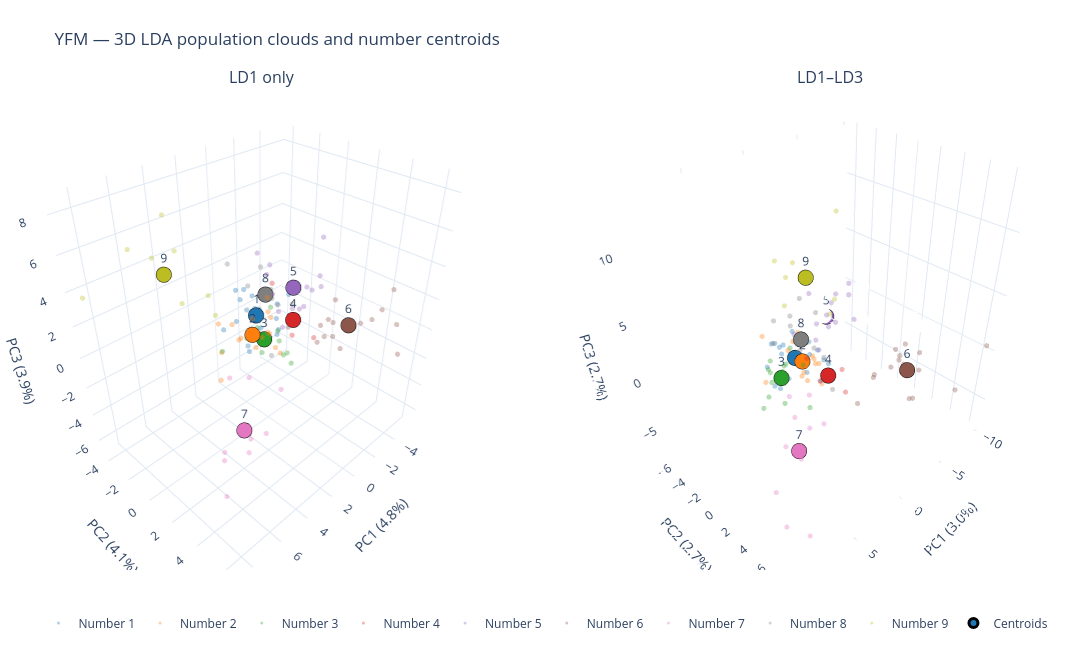

Source (notebook cell):
### Code cell
import numpy as np
import plotly.graph_objects as go
from plotly.subplots import make_subplots
from sklearn.decomposition import PCA

numbers = np.arange(1, 10)

colors = [
    "#1f77b4", "#ff7f0e", "#2ca02c",
    "#d62728", "#9467bd", "#8c564b",
    "#e377c2", "#7f7f7f", "#bcbd22"
]

fig = make_subplots(
    rows=1, cols=2,
    specs=[[{"type": "scene"}, {"type": "scene"}]],
    subplot_titles=("LD1 only", "LD1–LD3"),
    horizontal_spacing=0.04
)

for col, (Z, title) in enumerate(
    [(Z1, "LD1 only"), (Z3, "LD1–LD3")],
    start=1
):
    # Fit PCA on the full presentation cloud
    pca = PCA(n_components=3)
    cloud = pca.fit_transform(Z)

    # Calculate centroids in original feature space
    centroids = np.vstack([
        Z[y == k].mean(axis=0)
        for k in numbers
    ])

    # Project centroids into the SAME PCA space
    centers = pca.transform(centroids)

    # Individual presentations
    for i, k in enumerate(numbers):
        mask = y == k

        fig.add_trace(
            go.Scatter3d(
                x=cloud[mask, 0],
                y=cloud[mask, 1],
                z=cloud[mask, 2],
                mode="markers",
                name=f"Number {k}",
                legendgroup=f"number{k}",
                showlegend=(col == 1),
                marker=dict(
                    size=3,
                    color=colors[i],
                    opacity=0.35
                ),
                hovertemplate=(
                    f"Number {k}<br>"
                    "PC1=%{x:.2f}<br>"
                    "PC2=%{y:.2f}<br>"
                    "PC3=%{z:.2f}<extra></extra>"
                )
            ),
            row=1, col=col
        )

    # Centroids
    fig.add_trace(
        go.Scatter3d(
            x=centers[:, 0],
            y=centers[:, 1],
            z=centers[:, 2],
            mode="markers+text",
            text=[str(k) for k in numbers],
            textposition="top center",
            name="Centroids",
            showlegend=(col == 1),
            marker=dict(
                size=9,
                color=colors,
                opacity=1,
                line=dict(color="black", width=3)
            ),
            hovertemplate=(
                "Centroid<br>"
                "PC1=%{x:.2f}<br>"
                "PC2=%{y:.2f}<br>"
                "PC3=%{z:.2f}<extra></extra>"
            )
        ),
        row=1, col=col
    )

    variance = pca.explained_variance_ratio_ * 100

    scene_settings = dict(
        xaxis_title=f"PC1 ({variance[0]:.1f}%)",
        yaxis_title=f"PC2 ({variance[1]:.1f}%)",
        zaxis_title=f"PC3 ({variance[2]:.1f}%)",
        aspectmode="data"
    )

    if col == 1:
        fig.update_layout(scene=scene_settings)
    else:
        fig.update_layout(scene2=scene_settings)

fig.update_layout(
    title="YFM — 3D LDA population clouds and number centroids",
    height=650,
    width=1350,
    template="plotly_white",
    legend=dict(
        orientation="h",
        y=-0.08,
        x=0.5,
        xanchor="center"
    ),
    margin=dict(l=0, r=0, t=90, b=80)
)

fig.show()

### Figure 1 — Plotly figure (JSON) as saved in the notebook; plotly's stock layout.template omitted (floating-point values rounded to 4 significant figures)
{"data": [{"hovertemplate": "Number 1<br>PC1=%{x:.2f}<br>PC2=%{y:.2f}<br>PC3=%{z:.2f}<extra></extra>", "legendgroup": "number1", "marker": {"color": "#1f77b4", "opacity": 0.35, "size": 3}, "mode": "markers", "name": "Number 1", "scene": "scene", "showlegend": true, "type": "scatter3d", "x": [0.4038, -0.1849, -1.398, -0.7611, 0.3129, -0.3172, -0.5125, -0.8601, -1.749, 0.6166, 1.034, -1.745, -0.3463, -0.8463, 0.08568, -2.484, -3.259, -0.01075, -0.7148], "y": [-2.292, 0.4219, -0.7631, -0.09065, -3.583, -2.096, -2.591, -3.688, -2.581, -1.155, -0.5523, -2.872, -1.716, -2.019, -2.273, -1.584, -1.512, -0.6677, -1.466], "z": [-0.7262, 1.466, -0.6386, -1.139, -2.019, -2.81, 0.9471, 0.2705, -0.9798, 0.7108, -1.68, -1.611, 0.9643, -0.2656, 0.6532, -2.409, -0.1232, -0.588, -0.2341]}, {"hovertemplate": "Number 2<br>PC1=%{x:.2f}<br>PC2=%{y:.2f}<br>PC3=%{z:.2f}<extra></extra>", "legendgroup": "number2", "marker": {"color": "#ff7f0e", "opacity": 0.35, "size": 3}, "mode": "markers", "name": "Number 2", "scene": "scene", "showlegend": true, "type": "scatter3d", "x": [0.6324, -0.8648, -0.5653, 0.3816, 0.5666, 1.538, 1.055, 2.193, -0.9396, 2.646, -1.239, 1.46, 1.141, 1.239, 2.455, -0.3956, 0.9565], "y": [0.09373, -0.7066, -0.4919, -0.9337, 1.063, -2.592, -0.4222, 2.935, -1.0, -1.119, -1.375, -0.7738, -1.847, -1.189, -1.507, -0.4789, -0.09142], "z": [-0.5497, -0.2959, -1.217, 0.1086, -0.7772, -0.4985, -0.4326, 0.7419, -0.06709, -1.188, 0.6204, -0.6181, -0.3671, -1.08, -3.547, -0.9989, -1.187]}, {"hovertemplate": "Number 3<br>PC1=%{x:.2f}<br>PC2=%{y:.2f}<br>PC3=%{z:.2f}<extra></extra>", "legendgroup": "number3", "marker": {"color": "#2ca02c", "opacity": 0.35, "size": 3}, "mode": "markers", "name": "Number 3", "scene": "scene", "showlegend": true, "type": "scatter3d", "x": [-0.9683, -0.4626, -0.6945, 2.304, -1.019, -0.9864, -1.062, -1.575, -0.6466, -1.359, 0.0356, -1.748, 0.08732, 0.3814], "y": [-1.337, -1.03, 0.8076, -1.437, -2.522, -2.127, -0.1788, -1.422, 1.2, -0.596, -1.771, -0.4294, -0.8594, -1.442], "z": [-2.045, -2.817, -1.968, -1.456, -2.92, -1.031, -1.811, -0.2363, -2.488, -1.431, -1.638, -3.372, -0.6168, -1.541]}, {"hovertemplate": "Number 4<br>PC1=%{x:.2f}<br>PC2=%{y:.2f}<br>PC3=%{z:.2f}<extra></extra>", "legendgroup": "number4", "marker": {"color": "#d62728", "opacity": 0.35, "size": 3}, "mode": "markers", "name": "Number 4", "scene": "scene", "showlegend": true, "type": "scatter3d", "x": [2.014, 1.335, -2.055, -0.5472], "y": [2.138, 4.332, 0.03631, 1.26], "z": [4.408, 1.976, -0.674, -0.4021]}, {"hovertemplate": "Number 5<br>PC1=%{x:.2f}<br>PC2=%{y:.2f}<br>PC3=%{z:.2f}<extra></extra>", "legendgroup": "number5", "marker": {"color": "#9467bd", "opacity": 0.35, "size": 3}, "mode": "markers", "name": "Number 5", "scene": "scene", "showlegend": true, "type": "scatter3d", "x": [-3.39, -0.5159, -2.497, -3.329, -3.884, -2.802, -3.573, -1.471, -2.28, -0.9118, -1.333, -3.806, -1.843, -5.538], "y": [-4.373, 0.5653, 0.04733, 0.2372, -0.7928, 0.279, 0.577, -1.182, -1.425, -1.103, -1.279, 0.5223, 0.07355, -0.9088], "z": [1.597, -0.1841, -0.1076, 0.9076, -0.9617, 1.36, 1.916, 0.8329, -0.8788, 2.383, 2.776, 1.064, 0.2319, 3.148]}, {"hovertemplate": "Number 6<br>PC1=%{x:.2f}<br>PC2=%{y:.2f}<br>PC3=%{z:.2f}<extra></extra>", "legendgroup": "number6", "marker": {"color": "#8c564b", "opacity": 0.35, "size": 3}, "mode": "markers", "name": "Number 6", "scene": "scene", "showlegend": true, "type": "scatter3d", "x": [-1.781, 0.5251, -0.03613, -0.6359, 0.2228, -2.169, -1.388, -3.673, 0.5004, -2.179, -2.242, -2.702, -4.331, -3.187, 1.175, -1.386], "y": [3.126, 1.926, 3.91, 3.152, 5.781, 2.875, 3.066, 3.618, 3.9, 5.251, 5.727, 5.947, 5.493, 6.468, 5.83, 3.397], "z": [2.223, 1.009, 1.13, 1.161, 3.015, -0.4808, 1.128, 0.03628, 1.04, 1.792, 2.586, 3.66, 0.5498, -0.3419, 2.024, 1.092]}, {"hovertemplate": "Number 7<br>PC1=%{x:.2f}<br>PC2=%{y:.2f}<br>PC3=%{z:.2f}<extra></extra>", "legendgroup": "number7", "marker": {"color": "#e377c2", "opacity": 0.35, "size": 3}, "mode": "markers", "name": "Number 7", "scene": "scene", "showlegend": true, "type": "scatter3d", "x": [2.304, 1.834, 4.841, 4.556, 3.942, 4.56, 5.416, 2.868, 6.283, 3.276], "y": [0.7361, 2.724, 1.291, 3.181, 1.958, 1.009, 3.933, -0.2541, 3.061, 3.041], "z": [-2.101, -2.024, -6.382, -3.473, -3.793, -6.134, -3.27, -2.386, -6.655, -4.09]}, {"hovertemplate": "Number 8<br>PC1=%{x:.2f}<br>PC2=%{y:.2f}<br>PC3=%{z:.2f}<extra></extra>", "legendgroup": "number8", "marker": {"color": "#7f7f7f", "opacity": 0.35, "size": 3}, "mode": "markers", "name": "Number 8", "scene": "scene", "showlegend": true, "type": "scatter3d", "x": [-1.325, -2.552, -2.168, -0.6832, -2.261, 1.524, -2.925, -1.104, -2.627, -1.312, -0.892, -0.5644], "y": [-1.326, -3.062, -2.86, -1.188, -0.3099, 1.673, -2.084, -0.8601, -2.429, -1.173, -4.388, -2.291], "z": [0.9765, -0.2727, 1.691, 1.262, 0.1776, -0.4693, -0.9921, 0.8414, 0.1196, 0.9511, 1.783, 1.285]}, {"hovertemplate": "Number 9<br>PC1=%{x:.2f}<br>PC2=%{y:.2f}<br>PC3=%{z:.2f}<extra></extra>", "legendgroup": "number9", "marker": {"color": "#bcbd22", "opacity": 0.35, "size": 3}, "mode": "markers", "name": "Number 9", "scene": "scene", "showlegend": true, "type": "scatter3d", "x": [6.233, 5.592, 8.72, 6.019, 4.337, 6.843, 3.096, 4.071], "y": [-0.2864, -0.3009, -3.936, -1.776, 0.5858, -2.394, -1.42, -2.667], "z": [8.479, 3.769, 3.849, 5.792, 2.93, 6.308, 2.629, 5.122]}, {"hovertemplate": "Centroid<br>PC1=%{x:.2f}<br>PC2=%{y:.2f}<br>PC3=%{z:.2f}<extra></extra>", "marker": {"color": ["#1f77b4", "#ff7f0e", "#2ca02c", "#d62728", "#9467bd", "#8c564b", "#e377c2", "#7f7f7f", "#bcbd22"], "line": {"color": "black", "width": 3}, "opacity": 1, "size": 9}, "mode": "markers+text", "name": "Centroids", "scene": "scene", "showlegend": true, "text": ["1", "2", "3", "4", "5", "6", "7", "8", "9"], "textposition": "top center", "type": "scatter3d", "x": [-0.6703, 0.7212, -0.551, 0.1869, -2.655, -1.455, 3.988, -1.407, 5.614], "y": [-1.741, -0.6139, -0.9388, 1.941, -0.6257, 4.342, 2.068, -1.691, -1.524], "z": [-0.5375, -0.6679, -1.812, 1.327, 1.006, 1.351, -4.031, 0.6128, 4.86]}, {"hovertemplate": "Number 1<br>PC1=%{x:.2f}<br>PC2=%{y:.2f}<br>PC3=%{z:.2f}<extra></extra>", "legendgroup": "number1", "marker": {"color": "#1f77b4", "opacity": 0.35, "size": 3}, "mode": "markers", "name": "Number 1", "scene": "scene2", "showlegend": false, "type": "scatter3d", "x": [1.193, 0.4857, -1.216, -0.8612, 1.392, 2.661, 0.0006215, -0.217, 0.7994, -0.1099, 2.56, 1.456, 1.785, 0.6591, 0.3852, -0.02431, -2.585, 1.092, 0.1063], "y": [-2.961, 1.723, -1.195, -0.5174, -3.674, -1.978, -2.259, -3.002, -3.214, 0.6192, -1.428, -4.354, -2.748, -3.139, -1.542, -3.468, -3.693, 0.05085, -0.6909], "z": [0.1431, 0.7618, -0.4818, -3.033, 0.1911, -2.307, 0.2607, 0.9166, -0.879, 0.1697, -2.283, -2.478, 0.9439, -0.01879, 0.8002, -4.054, -1.682, -0.6671, 0.09397]}, {"hovertemplate": "Number 2<br>PC1=%{x:.2f}<br>PC2=%{y:.2f}<br>PC3=%{z:.2f}<extra></extra>", "legendgroup": "number2", "marker": {"color": "#ff7f0e", "opacity": 0.35, "size": 3}, "mode": "markers", "name": "Number 2", "scene": "scene2", "showlegend": false, "type": "scatter3d", "x": [-1.267, -1.27, -0.3611, -1.013, -1.017, 2.471, 0.941, 1.259, 0.0005757, 1.269, -0.706, -0.1142, 0.1076, 1.28, 2.76, -0.6573, 0.325], "y": [-1.865, -1.682, -2.209, -0.8574, 0.649, -3.341, -0.259, 0.2601, -1.904, -1.843, -2.904, -0.3074, -2.613, -0.9299, -2.974, -2.272, 0.8605], "z": [-1.445, -1.661, -3.228, -1.517, -1.967, 1.643, -0.2637, -1.261, 0.8016, 0.4693, 0.6282, -0.705, 0.3206, -0.08, -2.475, -3.052, -1.767]}, {"hovertemplate": "Number 3<br>PC1=%{x:.2f}<br>PC2=%{y:.2f}<br>PC3=%{z:.2f}<extra></extra>", "legendgroup": "number3", "marker": {"color": "#2ca02c", "opacity": 0.35, "size": 3}, "mode": "markers", "name": "Number 3", "scene": "scene2", "showlegend": false, "type": "scatter3d", "x": [2.22, 4.087, 2.374, 4.248, 3.21, 1.551, 3.326, 0.4775, 2.261, 2.07, 0.9042, 2.094, 1.753, 1.942], "y": [-3.003, -0.9533, 1.67, -1.511, -1.933, -3.782, -0.04489, -2.526, -1.431, -1.447, -0.5759, -3.078, -1.607, -1.392], "z": [-1.829, -1.894, -2.349, -3.294, -0.3332, -1.48, -2.428, -0.07403, -0.7592, -0.3374, -0.4165, -2.945, -0.4378, -1.445]}, {"hovertemplate": "Number 4<br>PC1=%{x:.2f}<br>PC2=%{y:.2f}<br>PC3=%{z:.2f}<extra></extra>", "legendgroup": "number4", "marker": {"color": "#d62728", "opacity": 0.35, "size": 3}, "mode": "markers", "name": "Number 4", "scene": "scene2", "showlegend": false, "type": "scatter3d", "x": [2.483, 0.6725, 1.326, 0.553], "y": [4.982, 3.649, 0.3164, 0.8781], "z": [3.25, -0.6645, 0.9433, -1.359]}, {"hovertemplate": "Number 5<br>PC1=%{x:.2f}<br>PC2=%{y:.2f}<br>PC3=%{z:.2f}<extra></extra>", "legendgroup": "number5", "marker": {"color": "#9467bd", "opacity": 0.35, "size": 3}, "mode": "markers", "name": "Number 5", "scene": "scene2", "showlegend": false, "type": "scatter3d", "x": [-5.357, -1.583, -1.133, -6.765, -3.954, -5.125, -4.953, -2.766, -1.166, -3.56, -4.082, -8.091, -3.152, -6.552], "y": [-6.583, -1.451, -3.015, -2.451, -4.305, -3.079, -3.409, -1.537, -3.91, -2.552, -2.053, -4.369, -3.332, -2.969], "z": [0.5884, -0.7874, 0.2457, -0.8167, -2.54, -0.6363, 1.25, 0.8251, -0.3164, 1.096, 3.065, 0.2353, 0.04085, 2.638]}, {"hovertemplate": "Number 6<br>PC1=%{x:.2f}<br>PC2=%{y:.2f}<br>PC3=%{z:.2f}<extra></extra>", "legendgroup": "number6", "marker": {"color": "#8c564b", "opacity": 0.35, "size": 3}, "mode": "markers", "name": "Number 6", "scene": "scene2", "showlegend": false, "type": "scatter3d", "x": [-5.428, -0.1882, -4.224, -3.087, -4.143, -2.477, -1.712, -4.956, -2.255, -5.32, -5.717, -9.789, -8.185, -6.945, -2.966, -5.593], "y": [4.101, 4.084, 5.331, 4.678, 5.873, 3.568, 4.272, 4.463, 7.466, 3.301, 5.392, 8.549, 3.634, 8.071, 5.442, 3.553], "z": [0.696, -2.039, -0.85, 0.08293, -2.946, -1.192, -0.05868, -0.8178, -0.6896, -0.1902, -1.302, 0.5682, -1.894, -2.419, 1.244, -0.828]}, {"hovertemplate": "Number 7<br>PC1=%{x:.2f}<br>PC2=%{y:.2f}<br>PC3=%{z:.2f}<extra></extra>", "legendgroup": "number7", "marker": {"color": "#e377c2", "opacity": 0.35, "size": 3}, "mode": "markers", "name": "Number 7", "scene": "scene2", "showlegend": false, "type": "scatter3d", "x": [2.609, 1.919, 6.022, 7.9, 3.668, 8.969, 5.468, 3.279, 7.399, 4.091], "y": [1.891, 2.682, 3.094, 4.043, 1.413, 6.325, 4.019, 0.4404, 6.853, 3.472], "z": [-0.8377, -3.633, -2.698, -5.109, -2.653, -5.678, -3.668, -1.478, -7.693, -2.007]}, {"hovertemplate": "Number 8<br>PC1=%{x:.2f}<br>PC2=%{y:.2f}<br>PC3=%{z:.2f}<extra></extra>", "legendgroup": "number8", "marker": {"color": "#7f7f7f", "opacity": 0.35, "size": 3}, "mode": "markers", "name": "Number 8", "scene": "scene2", "showlegend": false, "type": "scatter3d", "x": [2.003, -0.6942, 0.5656, 0.05718, 0.5099, 1.722, -1.398, 0.8099, 1.937, -0.2936, 1.05, -0.7216], "y": [-2.427, -3.77, -1.134, -0.2433, -1.702, 3.377, -0.6912, -1.028, -2.752, -1.961, -1.698, -0.8376], "z": [3.269, 0.8346, 5.131, 0.9121, -1.315, 0.08068, -1.029, 0.6336, 1.028, 0.378, 3.582, 3.458]}, {"hovertemplate": "Number 9<br>PC1=%{x:.2f}<br>PC2=%{y:.2f}<br>PC3=%{z:.2f}<extra></extra>", "legendgroup": "number9", "marker": {"color": "#bcbd22", "opacity": 0.35, "size": 3}, "mode": "markers", "name": "Number 9", "scene": "scene2", "showlegend": false, "type": "scatter3d", "x": [1.663, 4.741, 4.831, 4.174, 0.9533, 3.455, 0.9787, 2.434], "y": [3.546, 2.207, 1.607, 3.534, 2.755, 1.633, 2.341, -0.3003], "z": [13.58, 7.942, 10.84, 10.11, 6.976, 10.2, 5.624, 7.969]}, {"hovertemplate": "Centroid<br>PC1=%{x:.2f}<br>PC2=%{y:.2f}<br>PC3=%{z:.2f}<extra></extra>", "marker": {"color": ["#1f77b4", "#ff7f0e", "#2ca02c", "#d62728", "#9467bd", "#8c564b", "#e377c2", "#7f7f7f", "#bcbd22"], "line": {"color": "black", "width": 3}, "opacity": 1, "size": 9}, "mode": "markers+text", "name": "Centroids", "scene": "scene2", "showlegend": false, "text": ["1", "2", "3", "4", "5", "6", "7", "8", "9"], "textposition": "top center", "type": "scatter3d", "x": [0.5033, 0.2357, 2.323, 1.259, -4.16, -4.562, 5.133, 0.4623, 2.904], "y": [-1.972, -1.423, -1.544, 2.456, -3.215, 5.111, 3.423, -1.239, 2.165], "z": [-0.7159, -0.9153, -1.43, 0.5422, 0.3491, -0.7897, -3.545, 1.414, 9.157]}], "layout": {"annotations": [{"font": {"size": 16}, "showarrow": false, "text": "LD1 only", "x": 0.24, "xanchor": "center", "xref": "paper", "y": 1, "yanchor": "bottom", "yref": "paper"}, {"font": {"size": 16}, "showarrow": false, "text": "LD1–LD3", "x": 0.76, "xanchor": "center", "xref": "paper", "y": 1, "yanchor": "bottom", "yref": "paper"}], "height": 650, "legend": {"orientation": "h", "x": 0.5, "xanchor": "center", "y": -0.08}, "margin": {"b": 80, "l": 0, "r": 0, "t": 90}, "scene": {"aspectmode": "data", "domain": {"x": [0, 0.48], "y": [0, 1]}, "xaxis": {"title": {"text": "PC1 (4.8%)"}}, "yaxis": {"title": {"text": "PC2 (4.1%)"}}, "zaxis": {"title": {"text": "PC3 (3.9%)"}}}, "scene2": {"aspectmode": "data", "domain": {"x": [0.52, 1], "y": [0, 1]}, "xaxis": {"title": {"text": "PC1 (3.0%)"}}, "yaxis": {"title": {"text": "PC2 (2.7%)"}}, "zaxis": {"title": {"text": "PC3 (2.7%)"}}}, "title": {"text": "YFM — 3D LDA population clouds and number centroids"}, "width": 1350}}
